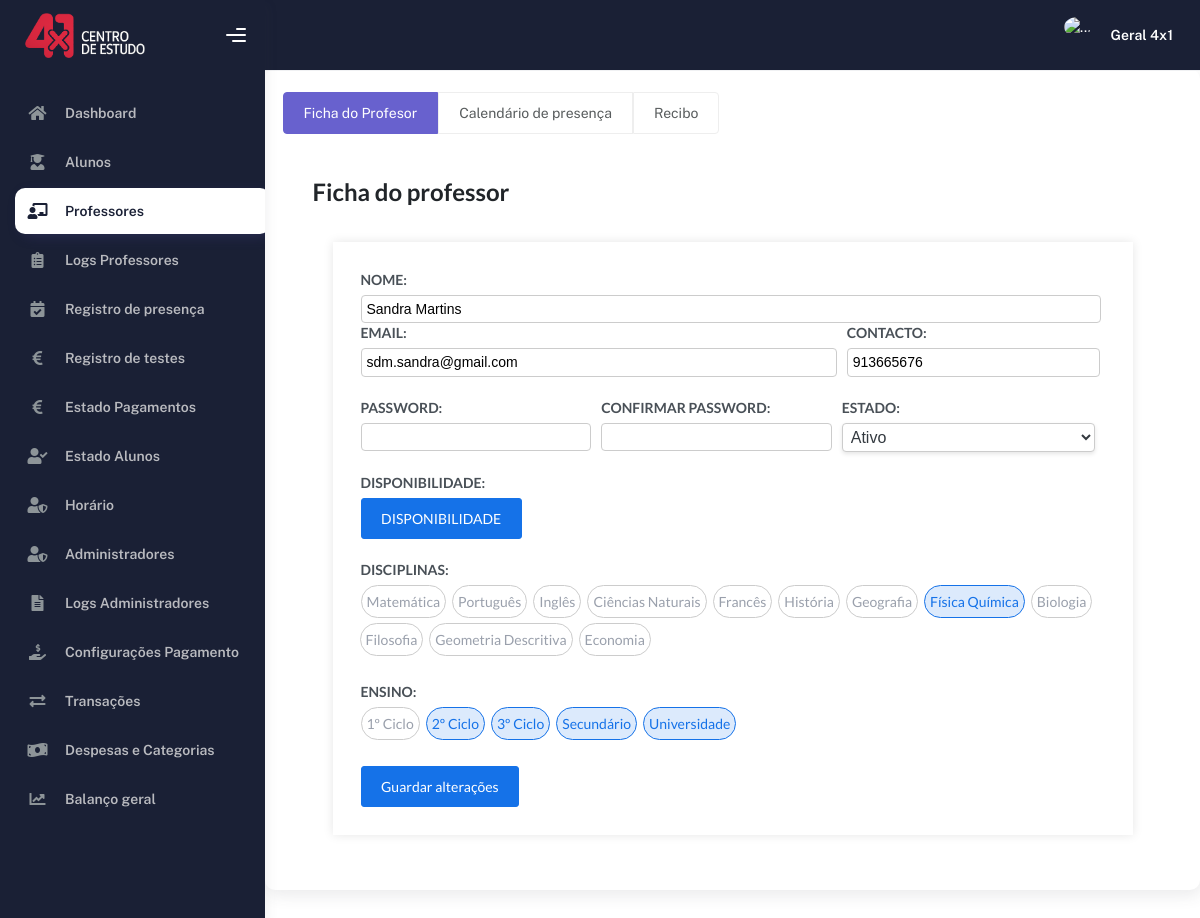
/professorEdit.php?idProf=1 (signed in), run on an earlier commit of the app's database.
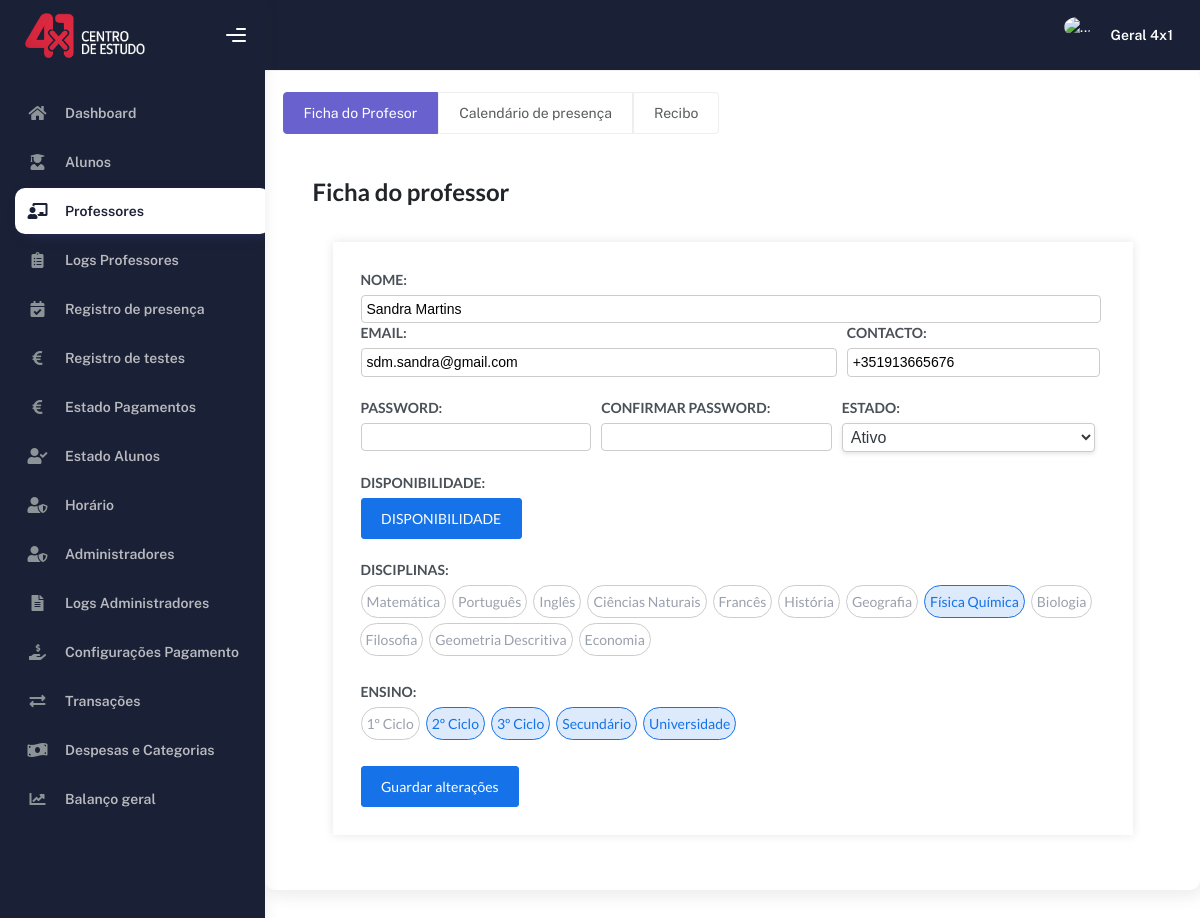
And on a later commit of the database.
### tables this page shows
CREATE TABLE IF NOT EXISTS `professores` (
  `id` int NOT NULL AUTO_INCREMENT,
  `nome` text NOT NULL,
  `email` text NOT NULL,
  `contacto` varchar(25) NOT NULL,
  `pass` text NOT NULL,
  `img` text NOT NULL,
  `notHorario` tinyint NOT NULL DEFAULT '0',
  `ativo` tinyint NOT NULL DEFAULT '1',
  PRIMARY KEY (`id`)
);

### professorEdit.php (the view, shortened to what the changed rows need)
<?php
    include('./head.php');
    $idProfessor = $_GET['idProf'];
    $stmt = $con->prepare("SELECT * FROM professores WHERE id = ?");
    $stmt->bind_param("i", $idProfessor);
    $stmt->execute();
    $result = $stmt->get_result();
    if ($result->num_rows > 0) {
        $rowProfessor = $result->fetch_assoc();
    } else {
        notificacao('warning', 'ID do professor inválido.');
        header('Location: professor.php');
        exit();
    }
?>
    <link href='https://cdnjs.cloudflare.com/ajax/libs/fullcalendar/3.1.0/fullcalendar.print.min.css' rel='stylesheet' media='print' />
    <link rel='stylesheet' href='https://cdnjs.cloudflare.com/ajax/libs/fullcalendar/3.1.0/fullcalendar.min.css'>
    <link rel='stylesheet' href='https://cdnjs.cloudflare.com/ajax/libs/semantic-ui/2.2.7/semantic.min.css'>
</head>
    <body>
        <div class="wrapper">
            <?php
                include('./sideBar.php');
            ?>
            <div class="container">
                <div class="card">
                    <div class="card-body">
                        <div class="tab-content mt-2 mb-3" id="pills-tabContent">
                            <div class="tab-pane fade show active" id="editar-prof" role="tabpanel" aria-labelledby="editar-prof-tab">
                                <form action="professorInserir?idProf=<?php echo $idProfessor ?>&op=edit" method="POST" onsubmit="return verificarPasswords()">
                                    <div class="page-inner">
                                        <div class="d-flex align-items-left align-items-md-center flex-column flex-md-row pt-2 pb-4" style="text-align: center;">
                                            <div>
                                                <h2 class="fw-bold mb-3">Ficha do professor</h2>
                                            </div>
                                        </div>
                                        <div class="container2">
                                            <div class="form-section">
                                                <div class="form-row">
                                                    <div class="campo" style="flex: 0 0 99.5%;">
                                                        <label>NOME:</label>
                                                        <input type="text" name="nome" value="<?php echo $rowProfessor['nome']; ?>">
                                                    </div>
                                                </div>
                                                <div class="form-row">
                                                    <div class="campo" style="flex: 0 0 64%;">
                                                        <label>EMAIL:</label>
                                                        <input type="email" name="email" value="<?php echo $rowProfessor['email']; ?>">
                                                    </div>
                                                    <div class="campo" style="flex: 0 0 34%;">
                                                        <label>CONTACTO:</label>
                                                        <input type="tel" id="contacto" name="contacto" value="<?php echo $rowProfessor['contacto']; ?>">
                                                    </div>
                                                </div>
                                            </div>
                                            <div class="form-section">
                                                <div class="form-row">
                                                    <div class="campo" style="flex: 0 0 34%;">
                                                        <label>ESTADO:</label>
                                                        <select name="estado" class="select-box">
                                                            <option <?php if ($rowProfessor['ativo'] == 1) { echo "selected"; }?> value="Ativo">Ativo</option>
                                                        </select>
                                                    </div>
                                                </div>
                                            </div>
                                        </div>
                                    </div>
                                </form>
                            </div>
                        </div>
                    </div>
                </div>
            </div>
        </div>
    </body>
    </html>

What changed in the data, as far as the page shows it:
changed professores "Sandra Martins": contacto "913665676" → "+351913665676"
